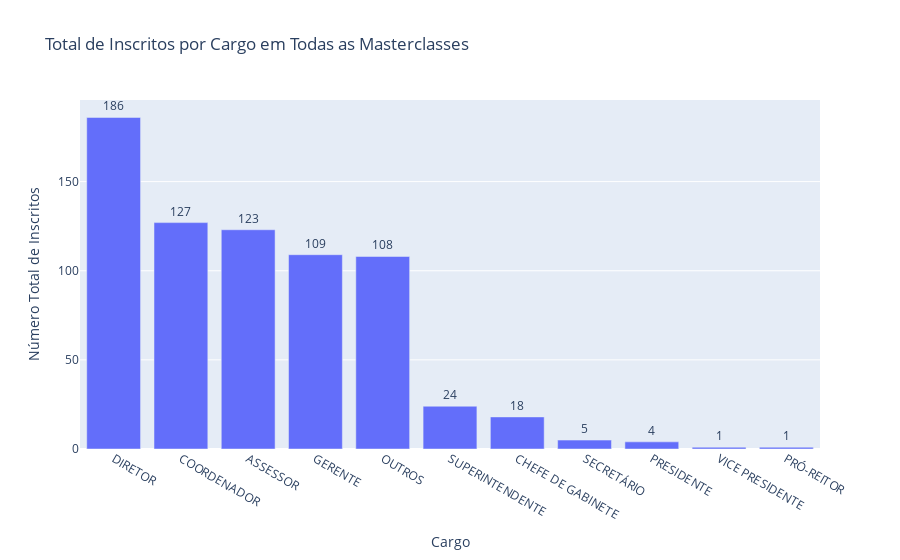

The code cell stored with this chart in its notebook:
### Code cell
# Passo 4: Visualizar os totais com um gráfico de barras

# Importando a biblioteca de gráficos, caso ainda não tenha sido feito nesta sessão
import plotly.express as px

# Para uma melhor visualização, vamos ordenar os dados do maior para o menor
dados_ordenados = total_por_cargo.sort_values(ascending=False)

# Criando o gráfico de barras
fig = px.bar(
    x=dados_ordenados.index,
    y=dados_ordenados.values,
    title="Total de Inscritos por Cargo em Todas as Masterclasses",
    labels={'x': 'Cargo', 'y': 'Número Total de Inscritos'},
    text=dados_ordenados.values  # Adiciona os números no topo das barras
)

# Ajusta a posição do texto para ficar fora das barras
fig.update_traces(textposition='outside')

# Exibe o gráfico interativo
fig.show()

### Figure 1 — Plotly figure (JSON) as saved in the notebook; plotly's stock layout.template omitted (floating-point values rounded to 4 significant figures)
{"data": [{"alignmentgroup": "True", "hovertemplate": "Cargo=%{x}<br>Número Total de Inscritos=%{y}<br>text=%{text}<extra></extra>", "legendgroup": "", "marker": {"color": "#636efa", "pattern": {"shape": ""}}, "name": "", "offsetgroup": "", "orientation": "v", "showlegend": false, "text": [186, 127, 123, 109, 108, 24, 18, 5, 4, 1, 1], "textposition": "outside", "type": "bar", "x": ["DIRETOR", "COORDENADOR", "ASSESSOR", "GERENTE", "OUTROS", "SUPERINTENDENTE", "CHEFE DE GABINETE", "SECRETÁRIO", "PRESIDENTE", "VICE PRESIDENTE", "PRÓ-REITOR"], "xaxis": "x", "y": [186, 127, 123, 109, 108, 24, 18, 5, 4, 1, 1], "yaxis": "y"}], "layout": {"barmode": "relative", "legend": {"tracegroupgap": 0}, "title": {"text": "Total de Inscritos por Cargo em Todas as Masterclasses"}, "xaxis": {"anchor": "y", "domain": [0, 1], "title": {"text": "Cargo"}}, "yaxis": {"anchor": "x", "domain": [0, 1], "title": {"text": "Número Total de Inscritos"}}}}
